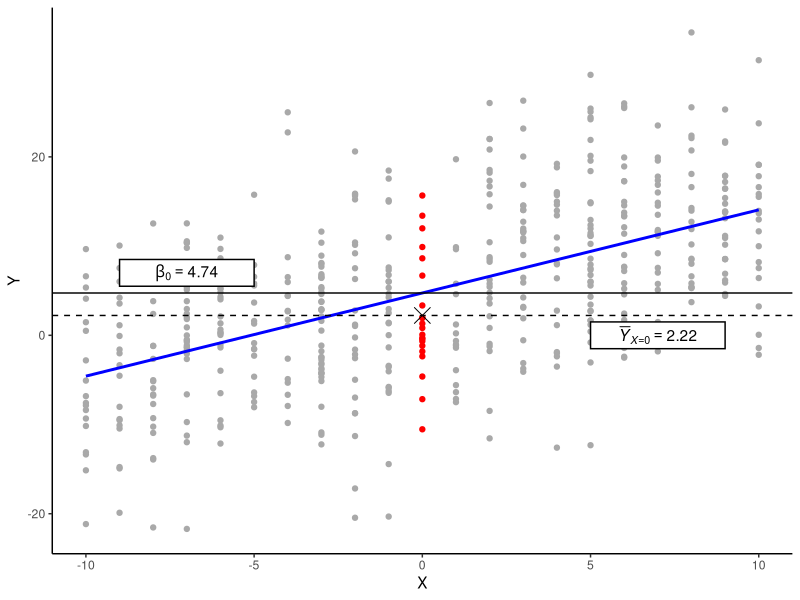

Write R code to recreate this figure.
### Title:    Intercept Interpretation Example
### Author:   Kyle M. Lang
### Created:  2021-03-23
### Modified: 2021-03-23

rm(list = ls(all = TRUE))

library(ggplot2)

set.seed(235711)

n  <- 500
r2 <- 0.33

x <- sample(-10 : 10, n, TRUE)

s2 <- (var(x) / r2) - var(x)
y  <- 5 + x + rnorm(n, 0, sqrt(s2))

fit <- lm(y ~ x)

int <- as.numeric(coef(fit)[1])
m   <- mean(y[x == 0])

p1 <- ggplot(mapping = aes(x = x, y = y, color = (x == 0))) +
    geom_point() +
    theme_classic() +
    scale_color_manual(values = c("darkgray", "red")) +
    geom_smooth(method = "lm", se = FALSE, color = "blue") +
    theme(legend.position = "none") +
    xlab("X") +
    ylab("Y")

p1 <- p1 + geom_point(mapping = aes(x = 0, y = m),
                      color   = "black",
                      shape   = 4,
                      size    = 5) +
    geom_hline(yintercept = int, linetype = "solid") +
    geom_hline(yintercept = m, linetype = "dashed")

labs <- c(as.expression(bquote(beta[0] == .(round(int, 2)))),
          as.expression(bquote(bar(italic(Y))[italic(X)==0] == .(round(m, 2))))
          )

p1 + annotate("rect",
              xmin = c(-9, 5),
              xmax = c(-5, 9),
              ymin = c(5.5, -1.5),
              ymax = c(8.5, 1.5),
              fill = "white",
              color = "black") +
    annotate(geom = "text",
             x = c(-7, 7),
             y = c(7, 0),
             label =  labs,
             color = "black",
             fontface = "bold")
